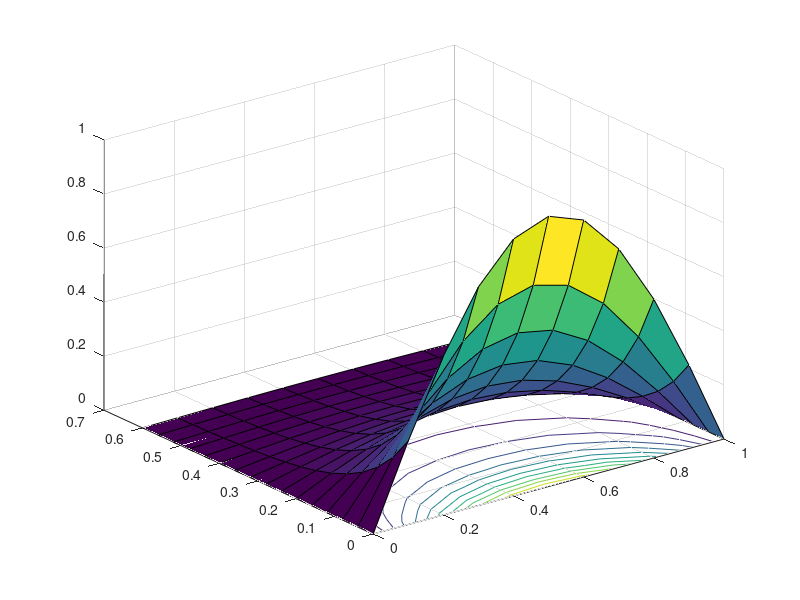

This figure's MATLAB source:
clf, clear
%h=0.1; k=0.004;
h=0.1; k=0.04;

x=0:h:1; t=0:k:0.6;
N=length(x); M=length(t);
kh2=k/h^2;
[X,T]=meshgrid(x,t);

u(1,:)=sin(pi*x);

for j=1:M-1
  j1=j+1;
  u(j1,1)=0; u(j1,N)=0;
  for i=2:N-1
    A(i-1,i-1)=1+2*kh2; 
    if i>2, A(i-1,i-2)=-kh2; end
    if i<N-1, A(i-1,i)=-kh2; end
  end
  u(j+1,2:N-1)=A\u(j,2:N-1)';
end

surfc(X,T,u)

